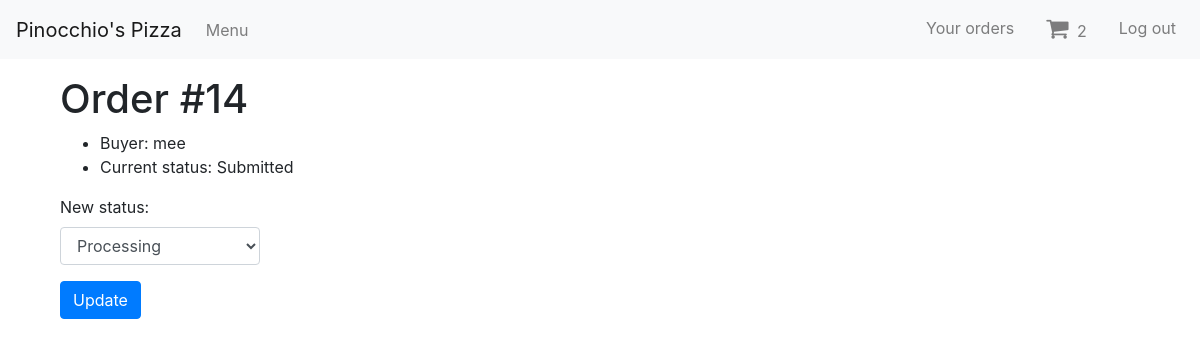
Page /order/14/status (signed in) on the committed database.
### orders/models.py (models this page shows, shortened)
class Order(models.Model):
    created_by = models.ForeignKey(User, on_delete=models.SET_NULL, null=True, blank=True)
    time = models.DateTimeField(auto_now=True)
    status_choices = [
        ('p', 'Pending'),
        ('s', 'Submitted'),
        ('pr', 'Processing'),
        ('c', 'Completed'),
    ]
    status = models.CharField(choices=status_choices, max_length=2, blank=False, default='p')
    total_price = models.FloatField(null=True)
    class Meta:
        permissions = (("can_change_status", "Change order status"),)

### orders/views.py (the view)
# urls.py: path('order/<int:pk>/status', views.change_status_admin, name="change-order-status"),
@permission_required('orders.can_change_status')
def change_status_admin(request, pk):
    order_instance = get_object_or_404(Order, pk=pk)
    if request.method =='POST':
        form = OrderStatusForm(request.POST)
        if form.is_valid():
            order_instance.status = form.cleaned_data['status']
            order_instance.save()
            items = get_list_or_404(Item, order_id=order_instance.id)
            for item in items:
                item.status = form.cleaned_data['status']
                item.save()
            return HttpResponseRedirect(reverse('all-orders'))
    else:
        form = OrderStatusForm()
    cart_num = len(Item.objects.filter(created_by=request.user).filter(status__exact='p'))
    context = {
        'form': form,
        'order_instance': order_instance,
        'cart_num': cart_num,
    }
    return render(request, 'orders/change_order_status.html', context)

### orders/forms.py
class OrderStatusForm(ModelForm):
    class Meta:
        model = Order
        fields = ['status']

### orders/templates/orders/change_order_status.html (shortened to what this page needs)
{% extends "base_generic.html" %}
{% block main %}
<h1>Order #{{ order_instance.id }}</h1>
<ul>
    <li>Buyer: {{ order_instance.created_by }}</li>
    <li>Current status: <span id="current_status">{{ order_instance.get_status_display }}</span></li>
</ul>
    <form action="" method="post">
        <label for="id_status">New status:</label>
        <select class="form-control" name="status" id="id_status">
            {{ form.status.2 }}
        </select>
        <div class="py-3">
            <button class="btn btn-primary" type="submit">Update</button>
        </div>
    </form>
{% endblock %}

### orders/static/orders/style.css (style rules this page uses)
select { max-width: 200px; }

### rows in the picture
Order: id "14", created_by "mee", status "Submitted"

### other values in the picture
{{ cart_num }} "2"
form field status "Processing"
